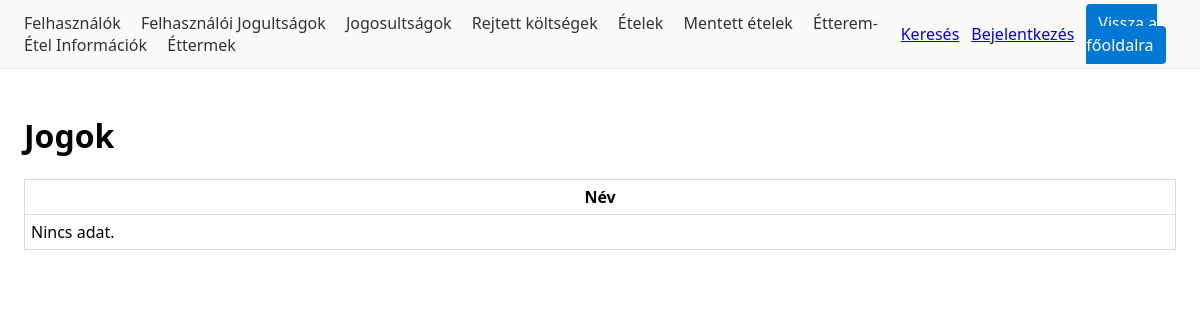
Page /jog/ on the earlier database version.
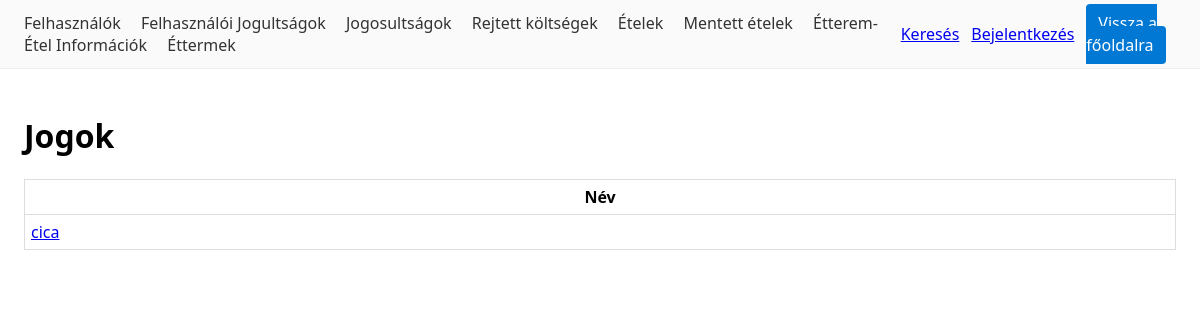
Same page on the later database version.
### users/models.py (models this page shows, shortened)
class Jog(models.Model):
    nev = models.CharField("Jog megnevezése", max_length=100, unique=True)
    class Meta:
        verbose_name = "Jog"; verbose_name_plural = "Jogok"

### users/views.py (the view)
# urls.py: path("jog/", views.JogListView.as_view(), name="jog_list"),
class JogListView(ListView):
	model = Jog
	template_name = "users/jog_list.html"

### templates/users/jog_list.html (shortened to what this page needs)
{% extends "_base.html" %}
{% block content %}
<h1>Jogok</h1>
<table>
  <tr><th>Név</th>{% if user.is_authenticated and user.is_staff %}<th>Műveletek</th>{% endif %}</tr>
  {% for o in object_list %}
    <tr>
      <td><a href="{% url 'users:jog_detail' o.pk %}">{{ o.nev }}</a></td>
    </tr>
  {% empty %}
    <tr><td colspan="2">Nincs adat.</td></tr>
  {% endfor %}
</table>
{% endblock %}

Differences in the rows shown:
added Jog: nev "cica"
Other differences:
text no longer shown: "Nincs adat."
